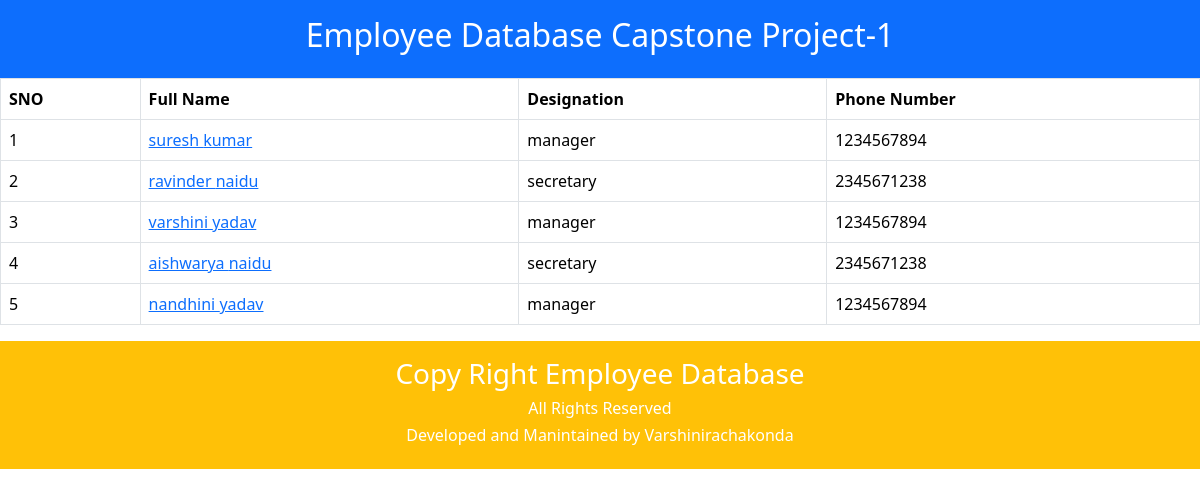
/employee/, run on the app's committed database.
### salary/models.py (models this page shows, shortened)
class Employee(models.Model):
    first_name=models.CharField(max_length=100);
    last_name=models.CharField(max_length=100);
    photo=models.ImageField(upload_to='images');
    designation=models.CharField(max_length=100);
    email_address=models.EmailField(max_length=100);
    phone_number=models.CharField(max_length=10);

### employee/views.py (the view)
# urls.py: path('employee/',views.information,name='home'),
def information(request):
    employees=Employee.objects.all()
    context={
        'employees':employees,
    }
    return render(request,'home.html',context)

### templates/home.html (shortened to what this page needs)
<!DOCTYPE html>
<html lang="en">
<head>
    <link href="https://cdn.jsdelivr.net/npm/bootstrap@5.3.3/dist/css/bootstrap.min.css" rel="stylesheet">
</head>
<body>
  <header class="text-center bg-primary p-3 text-white">
    <h2>Employee Database Capstone Project-1</h2>
  </header>
    <table class="table table-bordered table-hover">
        <thead>
          <th>SNO</th>
          <th>Full Name</th>
          <th>Designation</th>
          <th>Phone Number</th>
        </thead>
        <tbody>
          {% for x in employees %}
          <tr>
            <td>{{forloop.counter}}</td>
            <td><a href="{% url 'employee_detail' x.id %}">{{x.first_name}} {{x.last_name}}</td></a>
            <td>{{x.designation}}</td>
            <td>{{x.phone_number}}</td>
          </tr>
          {% endfor %}
        </tbody>
      </table>
      <tfooter>
        <div class="bg-warning text-center text-white p-3">
        <h3>Copy Right Employee Database</h3>
        <h6>All Rights Reserved</h6>
        <h6>Developed and Manintained by Varshinirachakonda</h6>
        </div>
      </tfooter>
</body>
</html>

### data on the page
Employee: first_name "suresh", last_name "kumar", designation "manager", phone_number "1234567894"
Employee: first_name "ravinder", last_name "naidu", designation "secretary", phone_number "2345671238"
Employee: first_name "varshini", last_name "yadav", designation "manager", phone_number "1234567894"
Employee: first_name "aishwarya", last_name "naidu", designation "secretary", phone_number "2345671238"
Employee: first_name "nandhini", last_name "yadav", designation "manager", phone_number "1234567894"
